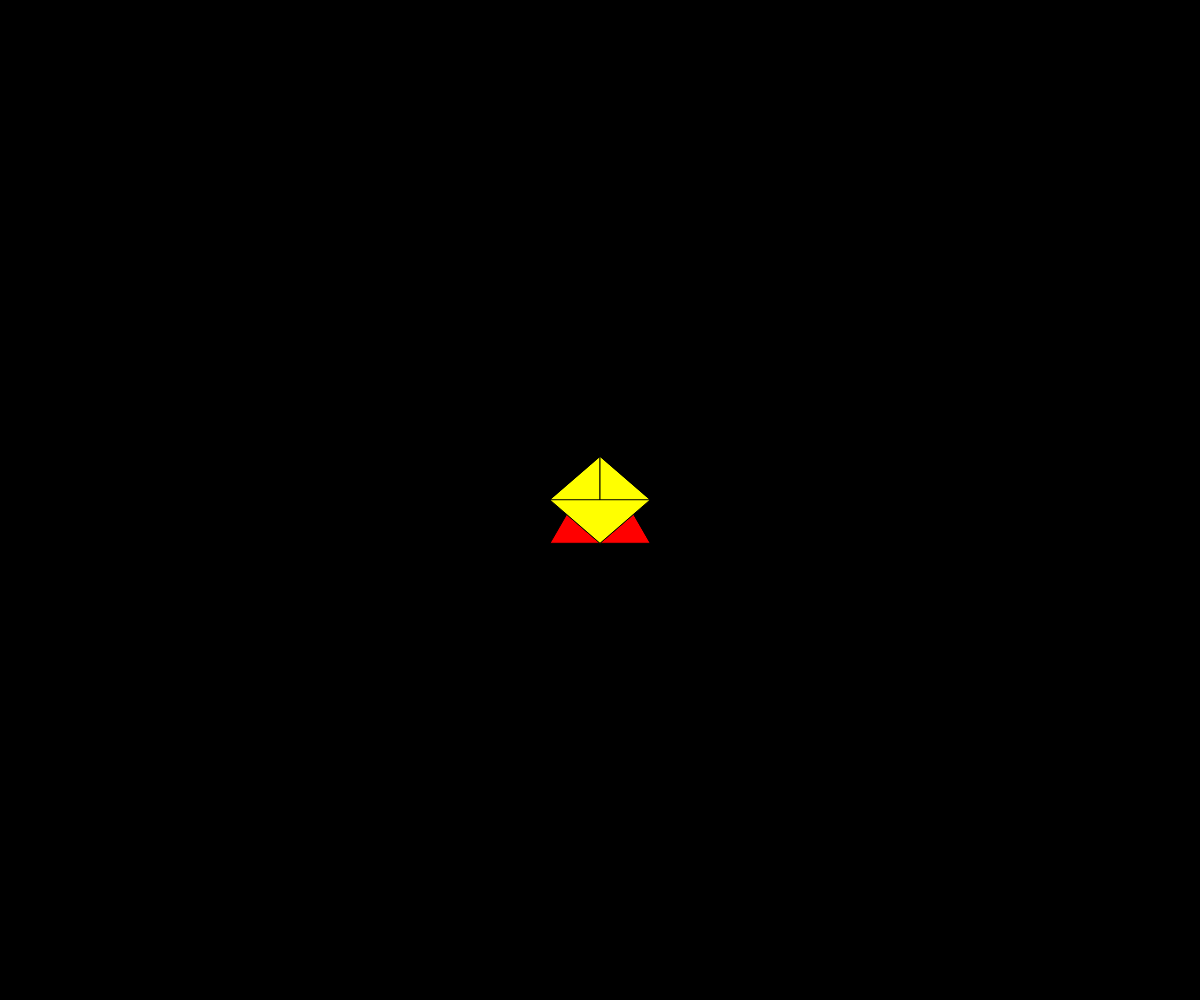
Frame 1 (no input)
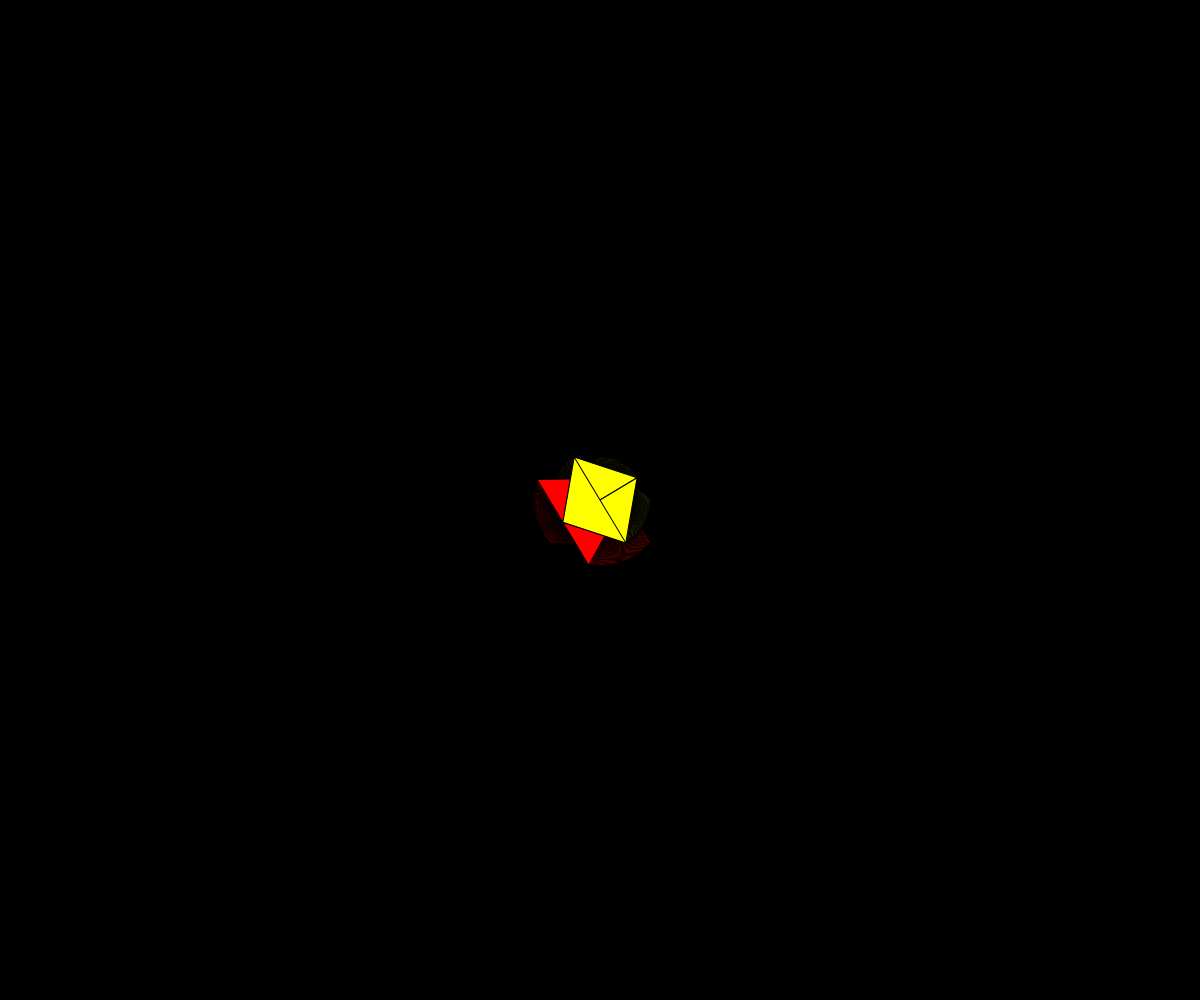
Frame 60 (no input)
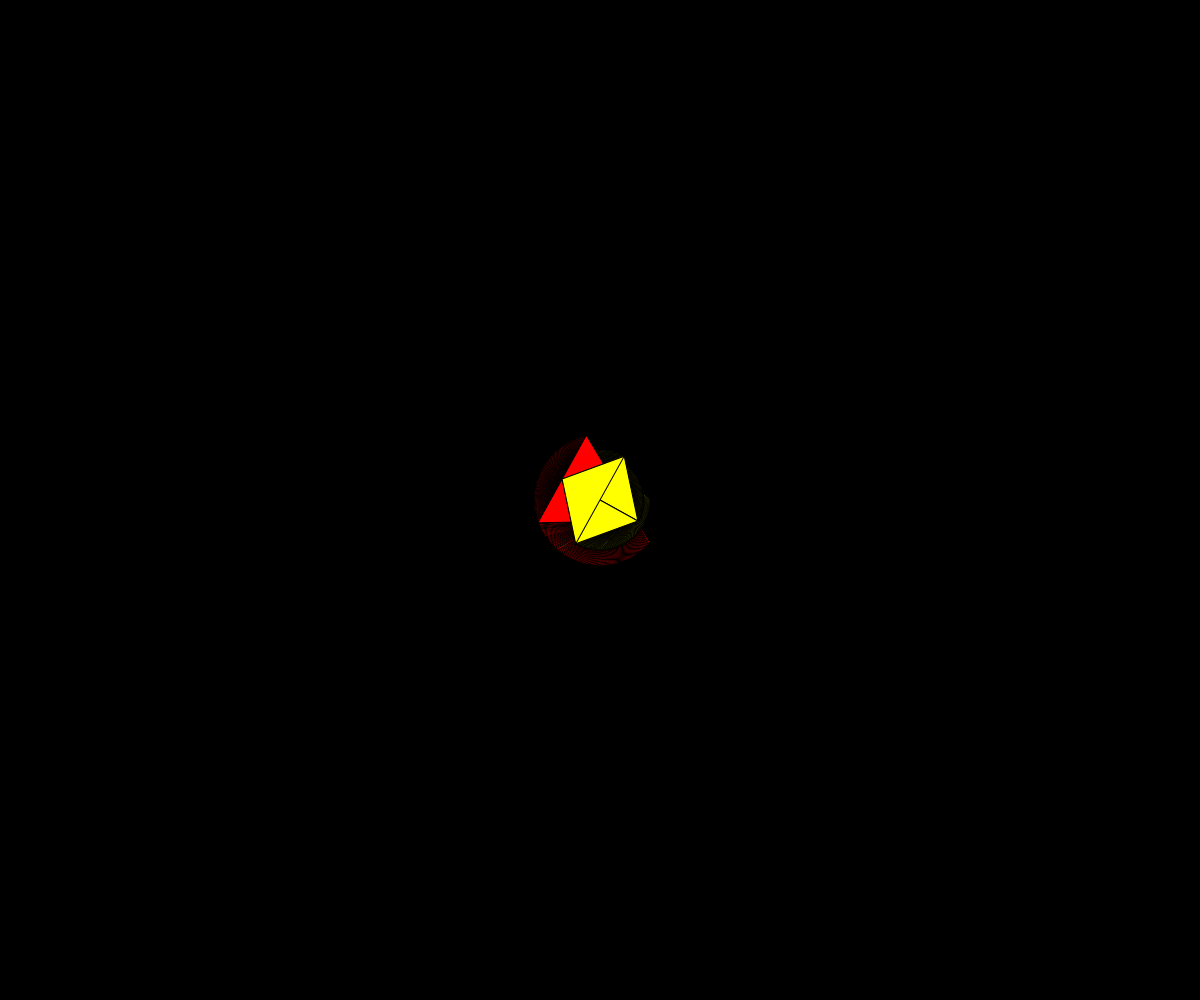
Frame 120 (the mouse pressed at the canvas centre since frame 60)

The p5.js sketch that drew these frames (run headless with seeded random() and noise() and a simulated clock; from frame 60 on, the mouse is pressed at the canvas centre):

// p5.js sketch
// ── sketch.js
let angle = 0;
let rotationSpeed = 1;
let sideLength = 100;
let centerX, centerY;

function setup() {
  createCanvas(windowWidth, windowHeight);
  centerX = width / 2;
  centerY = height / 2;
  background(0);
}

function draw() {
  translate(centerX, centerY);
  rotate(radians(angle));
  drawTriforce(0, 0, sideLength);
  angle += rotationSpeed;
}

function drawTriforce(x, y, length) {
  let height = length * sqrt(3) / 2;
  fill(255, 0, 0); // Relleno rojo

  // Dibuja el triángulo grande
  triangle(x, y - height / 2, x - length / 2, y + height / 2, x + length / 2, y + height / 2);

  fill(255, 255, 0); // Relleno amarillo

  // Dibuja los tres triángulos pequeños
  triangle(x, y - height / 2, x, y + height / 2, x - length / 2, y);
  triangle(x, y - height / 2, x, y + height / 2, x + length / 2, y);
  triangle(x - length / 2, y, x, y + height / 2, x + length / 2, y);
}
